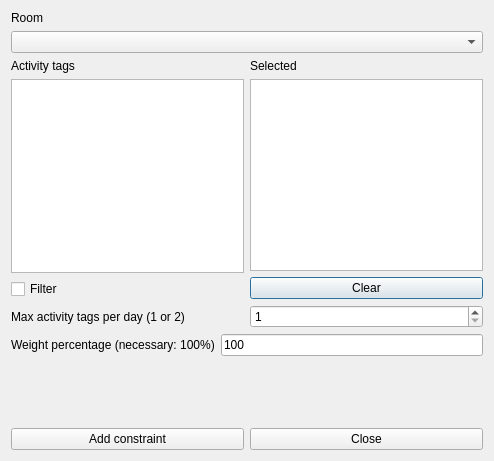
<?xml version="1.0" encoding="UTF-8"?>
<ui version="4.0">
 <class>AddConstraintRoomMaxActivityTagsPerRealDayFromSetForm_template</class>
 <widget class="QDialog" name="AddConstraintRoomMaxActivityTagsPerRealDayFromSetForm_template">
  <property name="geometry">
   <rect>
    <x>0</x>
    <y>0</y>
    <width>494</width>
    <height>461</height>
   </rect>
  </property>
  <property name="windowTitle">
   <string extracomment="This is the title of the dialog to add a new constraint of this type">Add room max activity tags per real day from set</string>
  </property>
  <layout class="QVBoxLayout" name="verticalLayout_4">
   <item>
    <layout class="QVBoxLayout" name="verticalLayout_3">
     <item>
      <widget class="QLabel" name="roomTextLabel">
       <property name="frameShape">
        <enum>QFrame::NoFrame</enum>
       </property>
       <property name="frameShadow">
        <enum>QFrame::Plain</enum>
       </property>
       <property name="text">
        <string>Room</string>
       </property>
       <property name="wordWrap">
        <bool>false</bool>
       </property>
      </widget>
     </item>
     <item>
      <widget class="QComboBox" name="roomsComboBox">
       <property name="editable">
        <bool>false</bool>
       </property>
       <property name="insertPolicy">
        <enum>QComboBox::NoInsert</enum>
       </property>
       <property name="duplicatesEnabled">
        <bool>false</bool>
       </property>
      </widget>
     </item>
    </layout>
   </item>
   <item>
    <layout class="QHBoxLayout" name="horizontalLayout_4">
     <item>
      <layout class="QVBoxLayout" name="verticalLayout_2">
       <item>
        <widget class="QLabel" name="label_2">
         <property name="text">
          <string>Activity tags</string>
         </property>
        </widget>
       </item>
       <item>
        <widget class="QListWidget" name="allActivityTagsListWidget"/>
       </item>
       <item>
        <widget class="QCheckBox" name="filterCheckBox">
         <property name="text">
          <string>Filter</string>
         </property>
        </widget>
       </item>
      </layout>
     </item>
     <item>
      <layout class="QVBoxLayout" name="verticalLayout">
       <item>
        <widget class="QLabel" name="label_3">
         <property name="text">
          <string comment="It refers to activity tags">Selected</string>
         </property>
        </widget>
       </item>
       <item>
        <widget class="QListWidget" name="selectedActivityTagsListWidget"/>
       </item>
       <item>
        <widget class="QPushButton" name="clearActivityTagsPushButton">
         <property name="text">
          <string>Clear</string>
         </property>
        </widget>
       </item>
      </layout>
     </item>
    </layout>
   </item>
   <item>
    <layout class="QHBoxLayout" name="horizontalLayout">
     <item>
      <widget class="QLabel" name="label">
       <property name="text">
        <string>Max activity tags per day (1 or 2)</string>
       </property>
      </widget>
     </item>
     <item>
      <widget class="QSpinBox" name="maxActivityTagsSpinBox">
       <property name="minimum">
        <number>1</number>
       </property>
       <property name="maximum">
        <number>2</number>
       </property>
       <property name="value">
        <number>1</number>
       </property>
      </widget>
     </item>
    </layout>
   </item>
   <item>
    <layout class="QHBoxLayout" name="horizontalLayout_2">
     <item>
      <widget class="QLabel" name="weightTextLabel">
       <property name="frameShape">
        <enum>QFrame::NoFrame</enum>
       </property>
       <property name="frameShadow">
        <enum>QFrame::Plain</enum>
       </property>
       <property name="text">
        <string>Weight percentage (necessary: 100%)</string>
       </property>
       <property name="wordWrap">
        <bool>false</bool>
       </property>
      </widget>
     </item>
     <item>
      <widget class="QLineEdit" name="weightLineEdit">
       <property name="text">
        <string notr="true">100</string>
       </property>
      </widget>
     </item>
    </layout>
   </item>
   <item>
    <spacer name="verticalSpacer">
     <property name="orientation">
      <enum>Qt::Vertical</enum>
     </property>
     <property name="sizeHint" stdset="0">
      <size>
       <width>20</width>
       <height>32</height>
      </size>
     </property>
    </spacer>
   </item>
   <item>
    <layout class="QHBoxLayout" name="horizontalLayout_3">
     <item>
      <widget class="QPushButton" name="addConstraintPushButton">
       <property name="text">
        <string>Add constraint</string>
       </property>
      </widget>
     </item>
     <item>
      <widget class="QPushButton" name="closePushButton">
       <property name="text">
        <string>Close</string>
       </property>
      </widget>
     </item>
    </layout>
   </item>
  </layout>
 </widget>
 <layoutdefault spacing="6" margin="11"/>
 <resources/>
 <connections/>
</ui>
